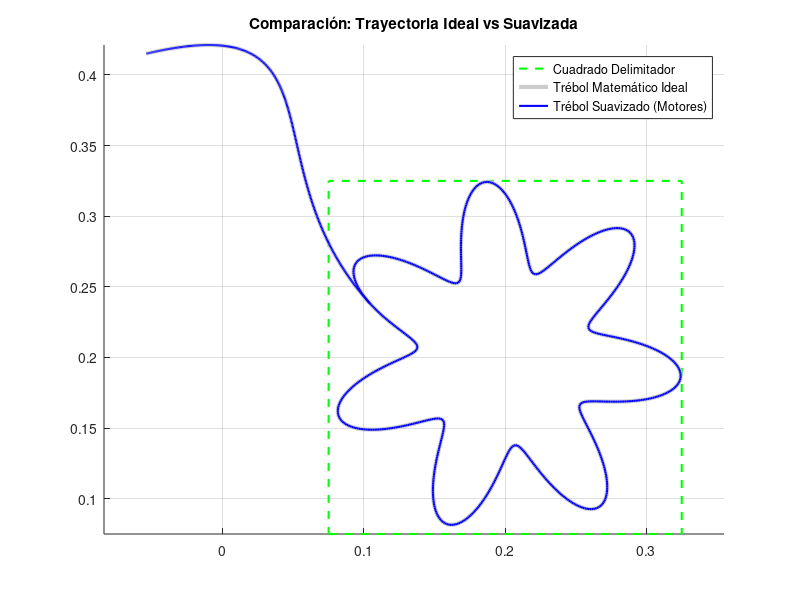
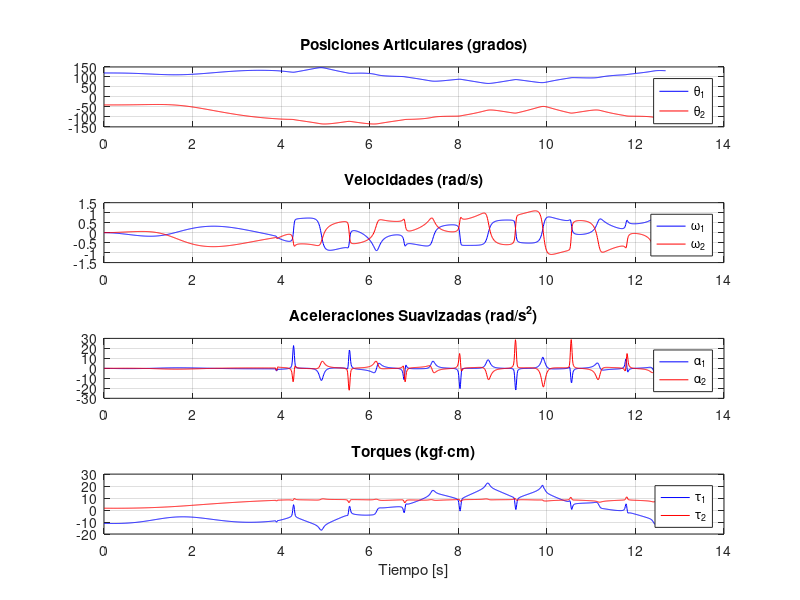
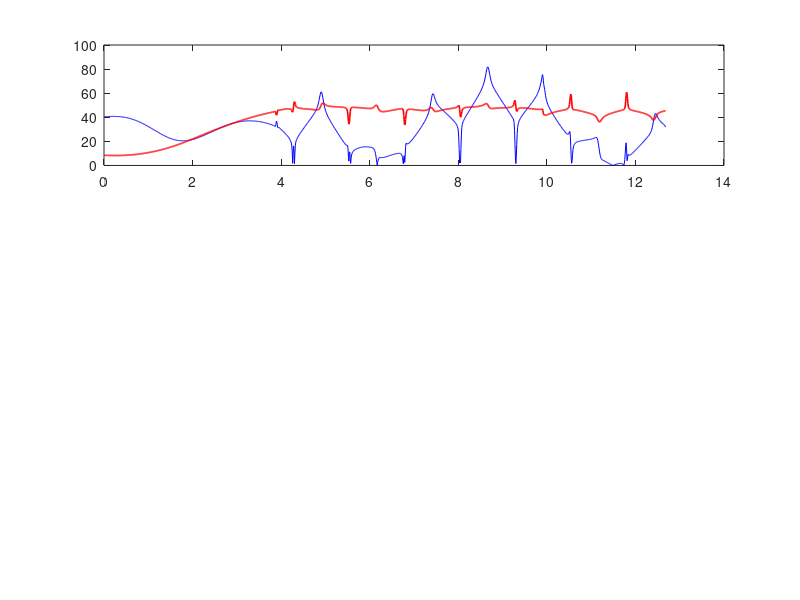

Write the MATLAB code that produced these figures, in order. (Note: this script raises an error after producing the figures.)
%% CARACTERIZACIÓN, CINEMÁTICA Y DINÁMICA DE ROBOT 2R
clear; clc; close all;

%% 1. Parámetros del Proyecto 
L = 0.2;           % Lado
n = 7;              % Número de hojas
v_const = 0.1;      % Velocidad deseada
S = 1.25;           % Escala
beta = deg2rad(45); % Rotación

% Longitud de eslabones, masas y centros de gravedad
l1 = 0.195; m_link1 = 0.700; cg1 = l1 / 2; % cg1 es el centro de gravedad
l2 = 0.25; m_link2 = 0.600; cg2 = l2 / 2; % Igual con cg2
m_motor2 = 0.300; m_tip = 0.050;
g = 9.81;
kgfcm_to_Nm = 0.0980665;
Nm_to_kgfcm = 1 / kgfcm_to_Nm;

% Actuadores actuales:
% - Base: motor de 30 kgf·cm nominal (37 rpm sin carga, 30 rpm con carga)
% - Codo/transmisión: JGB37-3530-270K (19 kgf·cm nominal)
motor_base.torque_nominal_kgfcm = 30;
motor_base.torque_stall_kgfcm = 90;
motor_base.rpm_no_load = 37;
motor_base.rpm_rated = 30;

motor_codo.torque_nominal_kgfcm = 19;
motor_codo.torque_stall_kgfcm = 60;
motor_codo.rpm_no_load = 37;
motor_codo.rpm_rated = 28;

motor_base.torque_nominal_Nm = motor_base.torque_nominal_kgfcm * kgfcm_to_Nm;
motor_base.torque_stall_Nm = motor_base.torque_stall_kgfcm * kgfcm_to_Nm;
motor_base.omega_no_load = 2*pi*motor_base.rpm_no_load / 60;
motor_base.omega_rated = 2*pi*motor_base.rpm_rated / 60;

motor_codo.torque_nominal_Nm = motor_codo.torque_nominal_kgfcm * kgfcm_to_Nm;
motor_codo.torque_stall_Nm = motor_codo.torque_stall_kgfcm * kgfcm_to_Nm;
motor_codo.omega_no_load = 2*pi*motor_codo.rpm_no_load / 60;
motor_codo.omega_rated = 2*pi*motor_codo.rpm_rated / 60;

% Transmisión externa (salida de motorreductor -> articulación)
% En base se usa correa dentada; en codo acople directo.
trans_base.ratio = 1.0;   % >1 aumenta torque a costa de velocidad
trans_base.eff = 0.92;    % eficiencia de correa
trans_codo.ratio = 1.0;
trans_codo.eff = 0.95;

% Inercias del tren motriz vistas en el eje de salida del motorreductor (ajustables con CAD)
J_motor_out_base = 1.2e-5; % [kg m^2]
J_motor_out_codo = 1.2e-5; % [kg m^2]
J_polea_base = 4.0e-5;     % [kg m^2]
J_polea_codo = 1.5e-5;     % [kg m^2]

%% 2. Generación de la Trayectoria Base del Trébol
r0 = (L/2) * 0.75;  
A = (L/2) * 0.25;   

phi_raw = linspace(0, 2*pi, 1000); 
r_raw = r0 + A*cos(n * phi_raw);
x_raw = r_raw .* cos(phi_raw);
y_raw = r_raw .* sin(phi_raw);

% Parametrización para velocidad constante
dx = diff(x_raw); dy = diff(y_raw);
ds = sqrt(dx.^2 + dy.^2);
s_acumulada = [0, cumsum(ds)];
T_total = s_acumulada(end) / v_const;
dt = 0.01; % Paso de tiempo de simulación
t = 0:dt:T_total;

s_t = v_const * t; 
phi_t = interp1(s_acumulada, phi_raw, s_t, 'pchip', 'extrap');

r_t = r0 + A*cos(n * phi_t);
x_traj = S * r_t .* cos(phi_t + beta);
y_traj = S * r_t .* sin(phi_t + beta);
x_traj(end) = x_traj(1); y_traj(end) = y_traj(1);

% Desplazamiento del Origen al espacio de trabajo seguro
X_centro = 0.2;  Y_centro = 0.2; 
x_traj_desp = x_traj + X_centro;
y_traj_desp = y_traj + Y_centro;

%% 3. Posición "Home" (Replegado Seguro, evitando singularidad)
disp('1. Calculando posición Home (Segura)...');

% Puño a la izquierda (x<0) y por encima (y>0) del origen
th1_home = deg2rad(120);           
th2_home = deg2rad(-40);             

% Calculamos la posición inicial (x_inicio, y_inicio) por cinemática directa
x_inicio = l1 * cos(th1_home) + l2 * cos(th1_home + th2_home);
y_inicio = l1 * sin(th1_home) + l2 * sin(th1_home + th2_home);

%% 4. Punto de inicio tangencial (NUEVO)
disp('2. Buscando punto de entrada tangencial...');
% 1. Encontrar el vector tangente en cada punto de la trayectoria
dx_traj = gradient(x_traj_desp);
dy_traj = gradient(y_traj_desp);
norm_traj = sqrt(dx_traj.^2 + dy_traj.^2);
tx = dx_traj ./ norm_traj; 
ty = dy_traj ./ norm_traj;

% 2. Encontrar el vector desde Home hacia cada punto
hx = x_traj_desp - x_inicio;
hy = y_traj_desp - y_inicio;
norm_h = sqrt(hx.^2 + hy.^2);
hx = hx ./ norm_h;
hy = hy ./ norm_h;

% 3. Producto punto para forzar que sea paralela a la tangente
alineacion = hx .* tx + hy .* ty;
[~, idx_tangente] = max(alineacion); % El valor más cercano a 1

x_temp = x_traj_desp(1:end-1); y_temp = y_traj_desp(1:end-1);
x_traj_opt = [x_temp(idx_tangente:end), x_temp(1:idx_tangente-1)];
y_traj_opt = [y_temp(idx_tangente:end), y_temp(1:idx_tangente-1)];

x_traj_desp = [x_traj_opt, x_traj_opt(1)];
y_traj_desp = [y_traj_opt, y_traj_opt(1)];

%% 5. Fase de Aproximación (Curva de Bezier Fluida y Tangente)
disp('3. Generando curva de aproximación fluida...');
dist_aprox = sqrt((x_traj_desp(1) - x_inicio)^2 + (y_traj_desp(1) - y_inicio)^2);

% 1. Puntos de inicio y fin
P0x = x_inicio;       P0y = y_inicio;
P3x = x_traj_desp(1); P3y = y_traj_desp(1);

% 2. Vector tangente inicial del trébol para asegurar una entrada sin golpes
dx_llegada = x_traj_desp(2) - x_traj_desp(1);
dy_llegada = y_traj_desp(2) - y_traj_desp(1);
norm_llegada = sqrt(dx_llegada^2 + dy_llegada^2);
tx_in = dx_llegada / norm_llegada;
ty_in = dy_llegada / norm_llegada;

% 3. Puntos de control (P1 y P2) para una aproximación amplia y curva
L_ctrl = dist_aprox * 0.55; % Radio de curvatura más amplio

% Para llegar de forma 100% paralela a la trayectoria
P2x = P3x - L_ctrl * tx_in;
P2y = P3y - L_ctrl * ty_in;

% Hacemos que la salida rompa en un arco visible hacia un lado
% Generamos un vector perpendicular a la línea recta entre Home y el Trébol
vx = P3x - P0x; vy = P3y - P0y;
nx = -vy/norm([vx, vy]); ny = vx/norm([vx, vy]);

P1x = P0x + vx*0.3 + nx*L_ctrl; 
P1y = P0y + vy*0.3 + ny*L_ctrl;

% 4. Perfil de tiempo diseñado para un acople perfecto de velocidad y aceleración cero.
T_aprox = (3 * L_ctrl) / v_const;
t_aprox = 0:dt:T_aprox;

% t normalizado en el rango [0, 1]
x_norm = t_aprox / T_aprox;

% Vector de posición paramétrica para arranque/parada suaves.


tau = 10*x_norm.^3 - 15*x_norm.^4 + 6*x_norm.^5;

% Condiciones: tau(0)=0, tau'(0)=0, tau''(0)=0
% tau(1)=1, tau'(1) = v_const * T_aprox / (3*L_ctrl) = C=1, tau''(1)=0
% Polinomio: tau(x) = a*x^5 + b*x^4 + c*x^3
% Resolviendo el sistema (a=3, b=-8, c=6):
tau = 3*x_norm.^5 - 8*x_norm.^4 + 6*x_norm.^3;

% 5. Polinomio de Interpolación Cúbica de Bezier
x_aprox = (1-tau).^3 * P0x + 3*(1-tau).^2.*tau * P1x + 3*(1-tau).*tau.^2 * P2x + tau.^3 * P3x;
y_aprox = (1-tau).^3 * P0y + 3*(1-tau).^2.*tau * P1y + 3*(1-tau).*tau.^2 * P2y + tau.^3 * P3y;
x_aprox(end) = []; y_aprox(end) = [];

x_total = [x_aprox, x_traj_desp];
y_total = [y_aprox, y_traj_desp];
num_puntos = length(x_total);

%% 6. Cinemática Inversa Vectorizada (Codo Arriba)
disp('4. Calculando Cinemática Inversa...');
theta1_raw = zeros(1, num_puntos);
theta2_raw = zeros(1, num_puntos);

for i = 1:num_puntos
    if i == 1
        % Forzar explícitamente los ángulos del primer punto (Home)
        % para evitar el salto de signo de atan2(0,-1) que resulta en pi en vez de -pi
        th1 = th1_home;
        th2 = th2_home;
    else
        x = x_total(i); y = y_total(i);
        D = (x^2 + y^2 - l1^2 - l2^2) / (2 * l1 * l2);
        if D > 1, D = 1; elseif D < -1, D = -1; end
        
        th2 = atan2(-sqrt(1 - D^2), D);  
        th1 = atan2(y, x) - atan2(l2 * sin(th2), l1 + l2 * cos(th2));
    end
    
    theta1_raw(i) = th1; theta2_raw(i) = th2;
end
theta1_raw = unwrap(theta1_raw);
theta2_raw = unwrap(theta2_raw);

%% 6.1 Cálculo del rango de movimiento requerido por articulación
rango_th1_deg = rad2deg(max(theta1_raw) - min(theta1_raw));
rango_th2_deg = rad2deg(max(theta2_raw) - min(theta2_raw));

fprintf('\n==== REQUISITOS DE MOVIMIENTO (RANGO TOTAL) ====\n');
fprintf('Eslabón 1 (Theta 1): Rango de %.2f grados [Mín: %.2f°, Máx: %.2f°]\n', rango_th1_deg, rad2deg(min(theta1_raw)), rad2deg(max(theta1_raw)));
fprintf('Eslabón 2 (Theta 2): Rango de %.2f grados [Mín: %.2f°, Máx: %.2f°]\n', rango_th2_deg, rad2deg(min(theta2_raw)), rad2deg(max(theta2_raw)));
fprintf('================================================\n\n');

%% 7. Filtrado SavGol (Básicamente no se usa ahora, pero será necesario para procesar las respuestas del microcontrolador)
disp('5. Optimizando perfiles para motores (Filtrado Savitzky-Golay)...');
orden_pol = 3;       
window_size = 5;    

theta1 = sgolayfilt(theta1_raw, orden_pol, window_size);
theta2 = sgolayfilt(theta2_raw, orden_pol, window_size);

dtheta1 = sgolayfilt(gradient(theta1, dt), orden_pol, window_size);
dtheta2 = sgolayfilt(gradient(theta2, dt), orden_pol, window_size);

ddtheta1 = sgolayfilt(gradient(dtheta1, dt), orden_pol, window_size);
ddtheta2 = sgolayfilt(gradient(dtheta2, dt), orden_pol, window_size);

t_total_vec = (0:num_puntos-1) * dt;

%% 8. Que tanto se aleja el filtrado de el ideal?
x_ideal = l1 * cos(theta1_raw) + l2 * cos(theta1_raw + theta2_raw);
y_ideal = l1 * sin(theta1_raw) + l2 * sin(theta1_raw + theta2_raw);

x_real = l1 * cos(theta1) + l2 * cos(theta1 + theta2);
y_real = l1 * sin(theta1) + l2 * sin(theta1 + theta2);

figure(1); clf; hold on; axis equal; grid on;

% Calculamos y dibujamos el cuadrado delimitador en base a L y a la escala S
L_scaled = L * S;
sq_x = X_centro + [-1, 1, 1, -1, -1] * (L_scaled / 2);
sq_y = Y_centro + [-1, -1, 1, 1, -1] * (L_scaled / 2);
plot(sq_x, sq_y, 'g--', 'LineWidth', 1.5, 'DisplayName', 'Cuadrado Delimitador');

plot(x_ideal, y_ideal, 'Color', [0.8 0.8 0.8], 'LineWidth', 3, 'DisplayName', 'Trébol Matemático Ideal');
plot(x_real, y_real, 'b-', 'LineWidth', 1.5, 'DisplayName', 'Trébol Suavizado (Motores)');
title('Comparación: Trayectoria Ideal vs Suavizada');
legend('Location', 'best');

%% 9. Dinámica Inversa y Cálculo de Torques (ACTUALIZADA CON cg1 y cg2)
disp('6. Calculando Dinámica Inversa...');
m1_t = m_link1 + m_motor2;
lc1_t = (m_link1 * cg1 + m_motor2 * l1) / m1_t; 
% NOTA: Si tienes el Izz de CAD, reemplaza el término (1/12)*m*l^2 por ese Izz
I1_t = (1/12)*m_link1*l1^2 + m_link1*(lc1_t - cg1)^2 + m_motor2*(l1 - lc1_t)^2; 

m2_t = m_link2 + m_tip;
lc2_t = (m_link2 * cg2 + m_tip * l2) / m2_t;
I2_t = (1/12)*m_link2*l2^2 + m_link2*(lc2_t - cg2)^2 + m_tip*(l2 - lc2_t)^2;

tau1 = zeros(1, num_puntos); tau2 = zeros(1, num_puntos);
tau1_inercial = zeros(1, num_puntos); tau2_inercial = zeros(1, num_puntos);
tau1_no_inercial = zeros(1, num_puntos); tau2_no_inercial = zeros(1, num_puntos);
Jeq1_joint = zeros(1, num_puntos); Jeq2_joint = zeros(1, num_puntos);
maniobrabilidad = zeros(1, num_puntos);
cond_J = zeros(1, num_puntos);

for i = 1:num_puntos
    th1 = theta1(i); th2 = theta2(i);
    d1 = dtheta1(i); d2 = dtheta2(i);
    dd1 = ddtheta1(i); dd2 = ddtheta2(i);
    
    M11 = m1_t*lc1_t^2 + m2_t*(l1^2 + lc2_t^2 + 2*l1*lc2_t*cos(th2)) + I1_t + I2_t;
    M12 = m2_t*(lc2_t^2 + l1*lc2_t*cos(th2)) + I2_t;
    M22 = m2_t*lc2_t^2 + I2_t;
    
    h_coriolis = -m2_t*l1*lc2_t*sin(th2);
    C1 = h_coriolis*(2*d1*d2 + d2^2);
    C2 = -h_coriolis*d1^2;
    
    G1_dyn = (m1_t*lc1_t + m2_t*l1)*g*cos(th1) + m2_t*lc2_t*g*cos(th1 + th2);
    G2_dyn = m2_t*lc2_t*g*cos(th1 + th2);
    
    tau1_inercial(i) = M11*dd1 + M12*dd2;
    tau2_inercial(i) = M12*dd1 + M22*dd2;
    tau1_no_inercial(i) = C1 + G1_dyn;
    tau2_no_inercial(i) = C2 + G2_dyn;
    
    tau1(i) = tau1_inercial(i) + tau1_no_inercial(i);
    tau2(i) = tau2_inercial(i) + tau2_no_inercial(i);
    
    Jeq1_joint(i) = M11;
    Jeq2_joint(i) = M22;

    % Índices de maniobrabilidad (Yoshikawa + condición del Jacobiano)
    J11 = -l1*sin(th1) - l2*sin(th1 + th2);
    J12 = -l2*sin(th1 + th2);
    J21 =  l1*cos(th1) + l2*cos(th1 + th2);
    J22 =  l2*cos(th1 + th2);
    Jmat = [J11, J12; J21, J22];
    maniobrabilidad(i) = sqrt(max(det(Jmat*Jmat'), 0));
    cond_J(i) = cond(Jmat);
end

% Magnitudes de articulación y de motor
tau1_kgfcm = tau1 * Nm_to_kgfcm;
tau2_kgfcm = tau2 * Nm_to_kgfcm;

omega_m_base = dtheta1 * trans_base.ratio;
omega_m_codo = dtheta2 * trans_codo.ratio;
alpha_m_base = ddtheta1 * trans_base.ratio;
alpha_m_codo = ddtheta2 * trans_codo.ratio;

tau_m_base_req = tau1 ./ (trans_base.ratio * trans_base.eff);
tau_m_codo_req = tau2 ./ (trans_codo.ratio * trans_codo.eff);

Jref_base = Jeq1_joint ./ (trans_base.ratio^2) + J_motor_out_base + J_polea_base;
Jref_codo = Jeq2_joint ./ (trans_codo.ratio^2) + J_motor_out_codo + J_polea_codo;

tau_m_base_inercia = Jref_base .* alpha_m_base;
tau_m_codo_inercia = Jref_codo .* alpha_m_codo;

% Porcentajes de carga (torque, velocidad y punto operativo velocidad-torque)
pct_torque_nom_base = 100 * abs(tau_m_base_req) / motor_base.torque_nominal_Nm;
pct_torque_nom_codo = 100 * abs(tau_m_codo_req) / motor_codo.torque_nominal_Nm;
pct_torque_stall_base = 100 * abs(tau_m_base_req) / motor_base.torque_stall_Nm;
pct_torque_stall_codo = 100 * abs(tau_m_codo_req) / motor_codo.torque_stall_Nm;
pct_speed_base = 100 * abs(omega_m_base) / motor_base.omega_no_load;
pct_speed_codo = 100 * abs(omega_m_codo) / motor_codo.omega_no_load;

tau_disp_base = max(0, motor_base.torque_stall_Nm * (1 - abs(omega_m_base)/motor_base.omega_no_load));
tau_disp_codo = max(0, motor_codo.torque_stall_Nm * (1 - abs(omega_m_codo)/motor_codo.omega_no_load));
pct_carga_oper_base = 100 * abs(tau_m_base_req) ./ max(tau_disp_base, 1e-9);
pct_carga_oper_codo = 100 * abs(tau_m_codo_req) ./ max(tau_disp_codo, 1e-9);
margen_tau_base = tau_disp_base - abs(tau_m_base_req);
margen_tau_codo = tau_disp_codo - abs(tau_m_codo_req);

maniobrabilidad_pct = 100 * maniobrabilidad / (l1*l2);

fprintf('\n==== CARGA DE MOTORES Y MANIOBRABILIDAD ====\n');
fprintf('Base: pico torque req = %.2f kgf·cm (%.1f%% nominal, %.1f%% stall)\n', max(abs(tau_m_base_req))*Nm_to_kgfcm, max(pct_torque_nom_base), max(pct_torque_stall_base));
fprintf('Codo: pico torque req = %.2f kgf·cm (%.1f%% nominal, %.1f%% stall)\n', max(abs(tau_m_codo_req))*Nm_to_kgfcm, max(pct_torque_nom_codo), max(pct_torque_stall_codo));
fprintf('Base: carga operativa máxima velocidad-torque = %.1f%%, margen mínimo = %.2f kgf·cm\n', max(pct_carga_oper_base), min(margen_tau_base)*Nm_to_kgfcm);
fprintf('Codo: carga operativa máxima velocidad-torque = %.1f%%, margen mínimo = %.2f kgf·cm\n', max(pct_carga_oper_codo), min(margen_tau_codo)*Nm_to_kgfcm);
fprintf('Base: inercia reflejada promedio = %.6f kg·m²\n', mean(Jref_base));
fprintf('Codo: inercia reflejada promedio = %.6f kg·m²\n', mean(Jref_codo));
fprintf('Maniobrabilidad: min %.1f%%, media %.1f%% (índice cond(J) máx = %.2f)\n', min(maniobrabilidad_pct), mean(maniobrabilidad_pct), max(cond_J));
fprintf('=============================================\n\n');


%% 10. Gráficas Cinemáticas y de Torque
figure(2); clf;
subplot(4,1,1); plot(t_total_vec, rad2deg(theta1), 'b', t_total_vec, rad2deg(theta2), 'r'); title('Posiciones Articulares (grados)'); legend('\theta_1', '\theta_2', 'Location', 'best'); grid on;
subplot(4,1,2); plot(t_total_vec, dtheta1, 'b', t_total_vec, dtheta2, 'r'); title('Velocidades (rad/s)'); legend('\omega_1', '\omega_2', 'Location', 'best'); grid on;
subplot(4,1,3); plot(t_total_vec, ddtheta1, 'b', t_total_vec, ddtheta2, 'r'); title('Aceleraciones Suavizadas (rad/s^2)'); legend('\alpha_1', '\alpha_2', 'Location', 'best'); grid on;
subplot(4,1,4); plot(t_total_vec, tau1_kgfcm, 'b', t_total_vec, tau2_kgfcm, 'r'); title('Torques (kgf·cm)'); xlabel('Tiempo [s]'); legend('\tau_1', '\tau_2', 'Location', 'best'); grid on;

figure(4); clf;
subplot(3,1,1);
plot(t_total_vec, pct_torque_nom_base, 'b', t_total_vec, pct_torque_nom_codo, 'r', 'LineWidth', 1.2); hold on;
yline(100, 'k--', 'Nominal');
yline(100*motor_base.torque_stall_Nm/motor_base.torque_nominal_Nm, 'k:', 'Stall');
title('Carga por torque respecto al nominal (%)');
legend('Base', 'Codo', 'Location', 'best'); grid on;

subplot(3,1,2);
plot(t_total_vec, pct_carga_oper_base, 'b', t_total_vec, pct_carga_oper_codo, 'r', 'LineWidth', 1.2); hold on;
yline(100, 'k--', 'Límite operativo');
title('Carga en curva velocidad-torque (%)');
legend('Base', 'Codo', 'Location', 'best'); grid on;

subplot(3,1,3);
yyaxis left
plot(t_total_vec, Jref_base, 'b', t_total_vec, Jref_codo, 'r', 'LineWidth', 1.2);
ylabel('Inercia reflejada [kg·m^2]');
yyaxis right
plot(t_total_vec, maniobrabilidad_pct, 'k', 'LineWidth', 1.2);
ylabel('Maniobrabilidad [%]');
xlabel('Tiempo [s]');
title('Inercia reflejada y maniobrabilidad');
legend('J_{ref} Base', 'J_{ref} Codo', 'Maniobrabilidad', 'Location', 'best');
grid on;

%% 11. Animación del Robot
figure(3); clf; hold on; axis equal; grid on; axis([-0.25 0.6 -0.05 0.6]);
plot([-0.25, 0.6], [0, 0], 'k-', 'LineWidth', 3); % Mesa

% Dibujamos también dentro de la animación el cuadrado
plot(sq_x, sq_y, 'g--', 'LineWidth', 1.5); % Límite cuadrado del trébol en verde

plot(x_total, y_total, 'color', [0.8 0.8 0.8], 'LineWidth', 1.5); % Ruta

h_robot = plot([0, l1*cos(theta1(1)), x_real(1)], [0, l1*sin(theta1(1)), y_real(1)], '-o', 'LineWidth', 4, 'Color', '#D95319', 'MarkerFaceColor', '#0072BD');
h_rastro = plot(x_real(1), y_real(1), 'b-', 'LineWidth', 2);

x_rastro = zeros(1, num_puntos); y_rastro = zeros(1, num_puntos);
paso = 15;

disp('7. Reproduciendo animación...');
for i = 1:paso:num_puntos
    x_c = l1*cos(theta1(i)); y_c = l1*sin(theta1(i));
    x_rastro(1:i) = x_real(1:i); y_rastro(1:i) = y_real(1:i);
    
    set(h_robot, 'XData', [0, x_c, x_real(i)], 'YData', [0, y_c, y_real(i)]);
    set(h_rastro, 'XData', x_rastro(1:i), 'YData', y_rastro(1:i));
    drawnow;
end
set(h_robot, 'XData', [0, l1*cos(theta1(end)), x_real(end)], 'YData', [0, l1*sin(theta1(end)), y_real(end)]);
set(h_rastro, 'XData', x_real, 'YData', y_real); drawnow;
disp('Proceso finalizado.');
